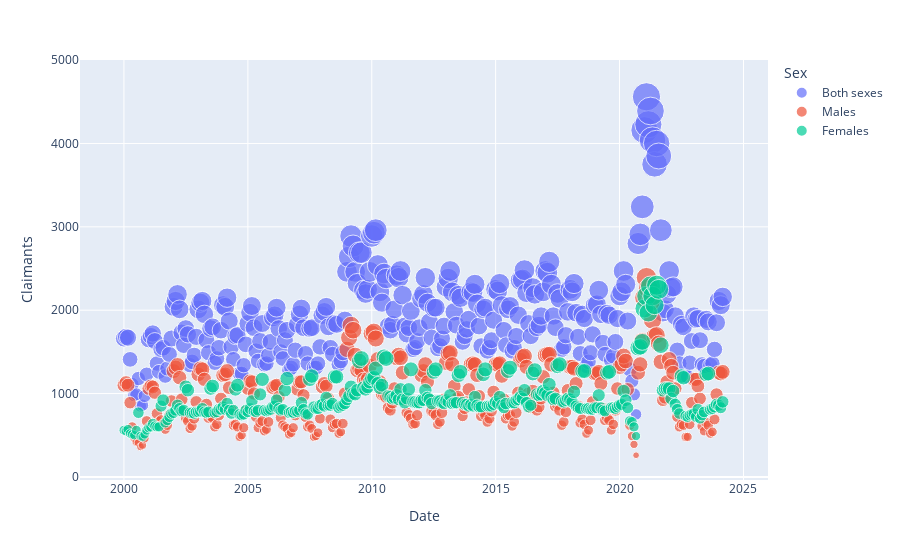

Notebook code for this chart:
### Code cell
fig2 = px.scatter(df_ei[(df_ei['Age group']==age_group_list[0]) & 
        # (df_ei['Sex']==sex_list[0]) & 
        (df_ei['Beneficiary detail'] == beneficiary_list[0])], x='Date', y='Claimants', color='Sex', size='Claimants')
fig2.show()

### Figure 1 — Plotly figure (JSON) as saved in the notebook; plotly's stock layout.template omitted (floating-point values rounded to 4 significant figures; data arrays with more than 128 entries replaced by an {"elided": "..."} marker saying what was removed)
{"data": [{"hovertemplate": "Sex=Both sexes<br>Date=%{x}<br>Claimants=%{marker.size}<extra></extra>", "legendgroup": "Both sexes", "marker": {"color": "#636efa", "size": {"elided": "291 int values"}, "sizemode": "area", "sizeref": 11.4, "symbol": "circle"}, "mode": "markers", "name": "Both sexes", "orientation": "v", "showlegend": true, "type": "scatter", "x": {"elided": "291 str values"}, "xaxis": "x", "y": {"elided": "291 int values"}, "yaxis": "y"}, {"hovertemplate": "Sex=Males<br>Date=%{x}<br>Claimants=%{marker.size}<extra></extra>", "legendgroup": "Males", "marker": {"color": "#EF553B", "size": {"elided": "291 int values"}, "sizemode": "area", "sizeref": 11.4, "symbol": "circle"}, "mode": "markers", "name": "Males", "orientation": "v", "showlegend": true, "type": "scatter", "x": {"elided": "291 str values"}, "xaxis": "x", "y": {"elided": "291 int values"}, "yaxis": "y"}, {"hovertemplate": "Sex=Females<br>Date=%{x}<br>Claimants=%{marker.size}<extra></extra>", "legendgroup": "Females", "marker": {"color": "#00cc96", "size": {"elided": "291 int values"}, "sizemode": "area", "sizeref": 11.4, "symbol": "circle"}, "mode": "markers", "name": "Females", "orientation": "v", "showlegend": true, "type": "scatter", "x": {"elided": "291 str values"}, "xaxis": "x", "y": {"elided": "291 int values"}, "yaxis": "y"}], "layout": {"autosize": true, "legend": {"itemsizing": "constant", "title": {"text": "Sex"}, "tracegroupgap": 0}, "margin": {"t": 60}, "xaxis": {"anchor": "y", "autorange": true, "domain": [0, 1], "range": ["1998-06-13 13:15:44.6836", "2025-09-28 00:26:50.356"], "title": {"text": "Date"}, "type": "date"}, "yaxis": {"anchor": "x", "autorange": true, "domain": [0, 1], "range": [-96.11, 5206.0], "title": {"text": "Claimants"}, "type": "linear"}}}
